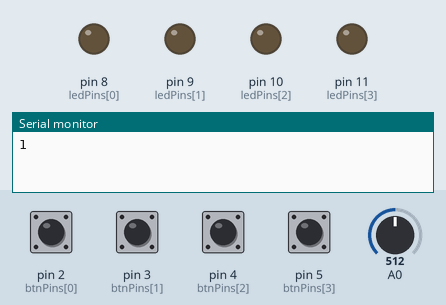
Bench run of a sketch on a simulated Arduino Uno, built with avr-gcc and run on an emulated ATmega328P. On the bench: output pins drawn as LEDs (lit = HIGH), the last lines printed to the serial monitor. Dashed ring = blinking. The inputs (shaded band) are chosen by the test bench; at power-on: pin 2 (btnPins[0]), pin 3 (btnPins[1]), pin 4 (btnPins[2]), pin 5 (btnPins[3]) LOW, A0 = 512. Random numbers use the default seed unless the sketch sets one.

Above: at 2.4 s.
2.5 s: pin 3 (btnPins[1]) pulled HIGH for 0.4 s
At 2.75 s:
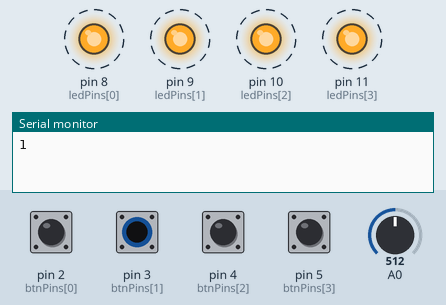
5.5 s: A0 set to 306
At 6.9 s:
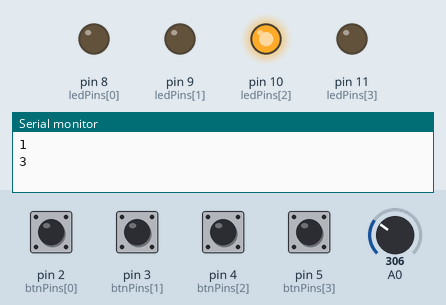
8.5 s: pin 2 (btnPins[0]) pulled HIGH for 0.4 s
At 11.2 s:
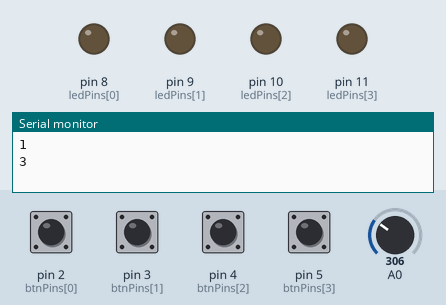
11.5 s: A0 set to 511
At 13.5 s:
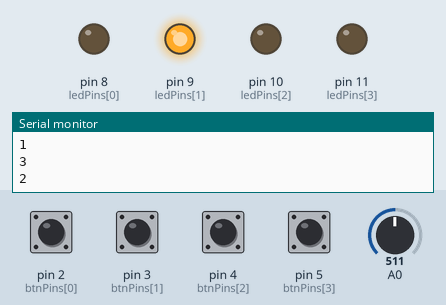
14.5 s: pin 2 (btnPins[0]) pulled HIGH for 1 s
At 14.65 s:
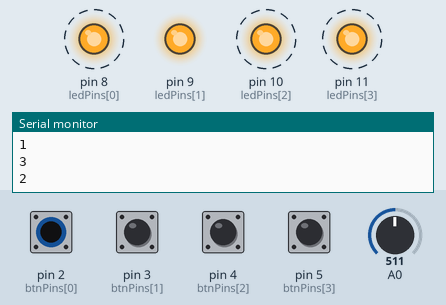
Timing chart, 0 to 20.1 s (numbered marks = the images above; inputs shaded):
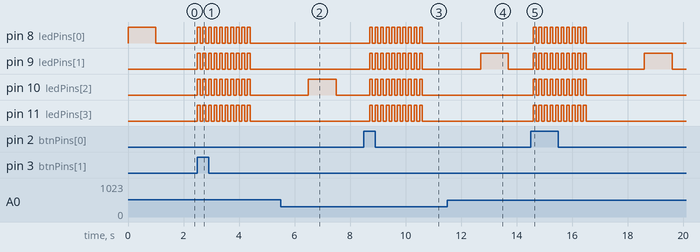

Measured:
- after the input at 2.5 s, pin 8 (ledPins[0]), pin 9 (ledPins[1]), pin 10 (ledPins[2]), pin 11 (ledPins[3]): alternates HIGH for 0.10 s and LOW for 0.10 s, 20 changes in all, then stays LOW, starting at once
- after the input at 5.5 s, pin 10 (ledPins[2]): LOW → HIGH after 1.0 s, → LOW 1.0 s later
- after the input at 8.5 s, pin 8 (ledPins[0]), pin 9 (ledPins[1]), pin 10 (ledPins[2]), pin 11 (ledPins[3]): alternates HIGH for 0.10 s and LOW for 0.10 s, 20 changes in all, then stays LOW, starting after 0.20 s
- after the input at 11.5 s, pin 9 (ledPins[1]): LOW → HIGH after 1.2 s, → LOW 1.0 s later
- after the input at 14.5 s, pin 8 (ledPins[0]), pin 10 (ledPins[2]), pin 11 (ledPins[3]): alternates HIGH for 0.10 s and LOW for 0.10 s, 20 changes in all, then stays LOW, starting after 0.10 s; pin 9 (ledPins[1]): goes 9 × (HIGH 0.10 s, LOW 0.10 s), HIGH 0.10 s, LOW 2.1 s, HIGH 1.0 s, then LOW, starting after 0.10 s

The sketch:

genius-game.ino
```cpp
const int totalRounds = 100;
const int numbPinsArray = 4;

int level = 0;

int randomNumber;
int lastRandomNumber;

int principalVector[totalRounds];

const int btnPins[numbPinsArray] = {
  2,3,4,5
};

const int ledPins[numbPinsArray] = {
  8,9,10,11
};

int btnState[numbPinsArray];

boolean played;

void setup() {
  for(int i = 0; i < numbPinsArray; i++){
    pinMode(ledPins[i], OUTPUT);
    pinMode(btnPins[i], INPUT);
  }
  Serial.begin(9600);
}

void loop() {
  newLevel();
}

void newLevel(){
  generateRandomicNumber();
  principalVector[level] = randomNumber;
  level++;
  show();
}

void generateRandomicNumber(){
  // The input pin 0 needs to be unconnected
  randomSeed(analogRead(0));
  randomNumber = random(1, 5);
  Serial.println(randomNumber);
  if(lastRandomNumber == randomNumber && level != 0){
    delay(75);
    generateRandomicNumber();
  }else{
     lastRandomNumber = randomNumber;
  }
}

void show(){
  for(int i = 0; i < level; i++){
    for(int o = 0; o < numbPinsArray; o++){
      if(principalVector[i] == o + 1){
        digitalWrite(ledPins[o], HIGH);
        delay(1000);
        digitalWrite(ledPins[o], LOW);
      }
    }
  }
  readAndVerifyUser();
}

void readAndVerifyUser(){
  for(int i = 0; i < level; i++){
    played = false;
    while(!played){
      for(int o = 0; o < numbPinsArray; o++){
        btnState[o] = digitalRead(btnPins[o]);
        verifyUser(i,o);
      }
      delay(300);
      lowLed();
    }
  }
  delay(500);
  newLevel();
}

void verifyUser(int i , int o){
  if(btnState[o] == HIGH){
    digitalWrite(ledPins[o], HIGH);
    played = true;
    if(principalVector[i] != o + 1){
      loseGame();
    }
    if(i == totalRounds - 1){
      winGame();
    }
   }
}

void lowLed(){
  for(int o = 0; o < numbPinsArray; o++){
    digitalWrite(ledPins[o], LOW);
  }
}

void loseGame(){
  for(int i = 0; i < 10; i++){
    for(int o = 0; o < numbPinsArray; o++){
      digitalWrite(ledPins[o], HIGH);
    }
    delay(100);
    for(int o = 0; o < numbPinsArray; o++){
      digitalWrite(ledPins[o], LOW);
    }
    delay(100);
  }
  delay(2000);
  restartGame();
}

void winGame(){
  for(int i = 0; i < 10; i++){
     for(int o = 0; o < numbPinsArray; o++){
      digitalWrite(ledPins[o], HIGH);
      delay(100);
      digitalWrite(ledPins[o], LOW);
     }
  }
  delay(2000);
  restartGame();
}

void restartGame(){
  level = 0;
  newLevel();
}
```
